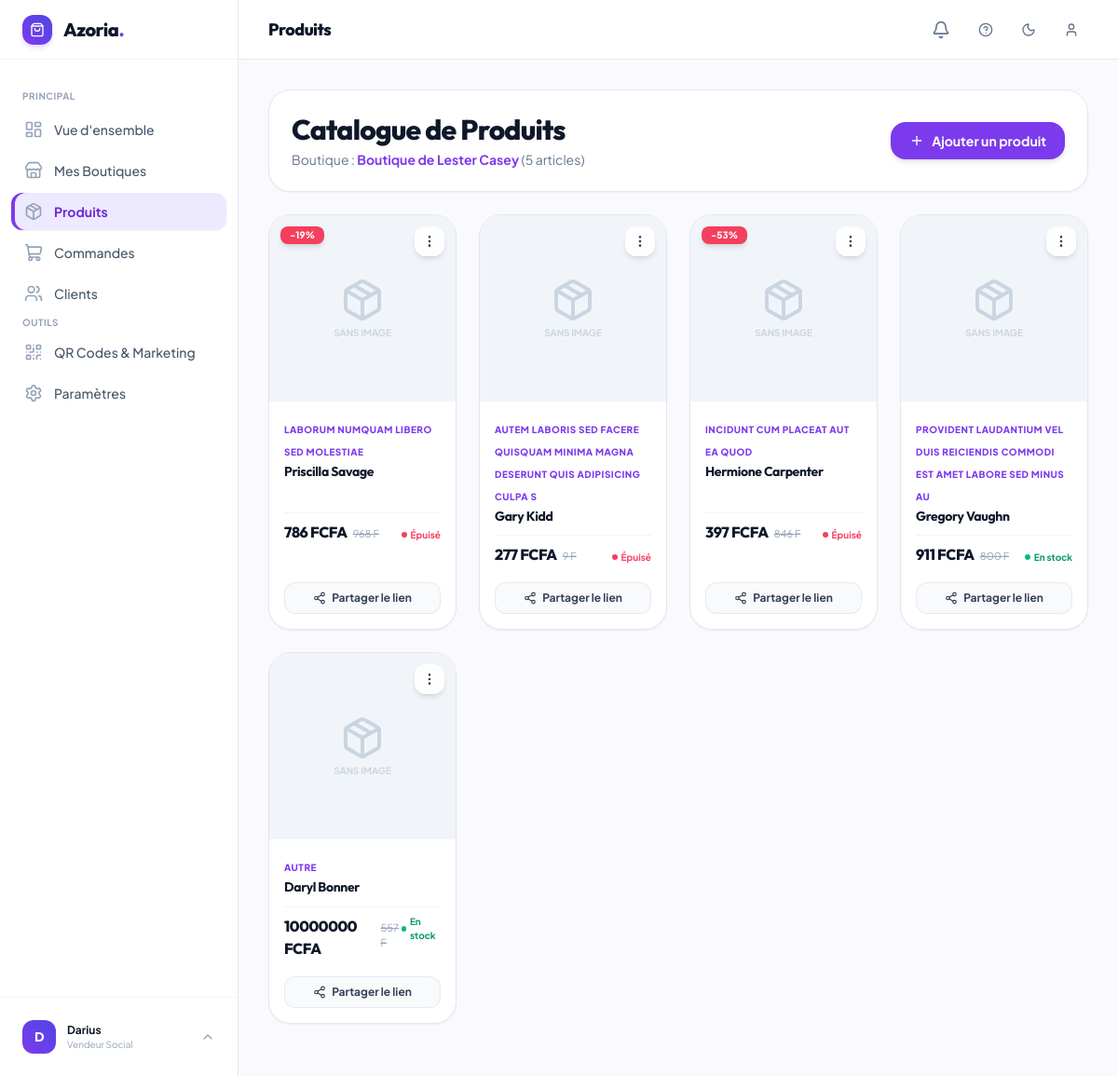
The page /boutique/produits/ (signed in) on the database as committed earlier.
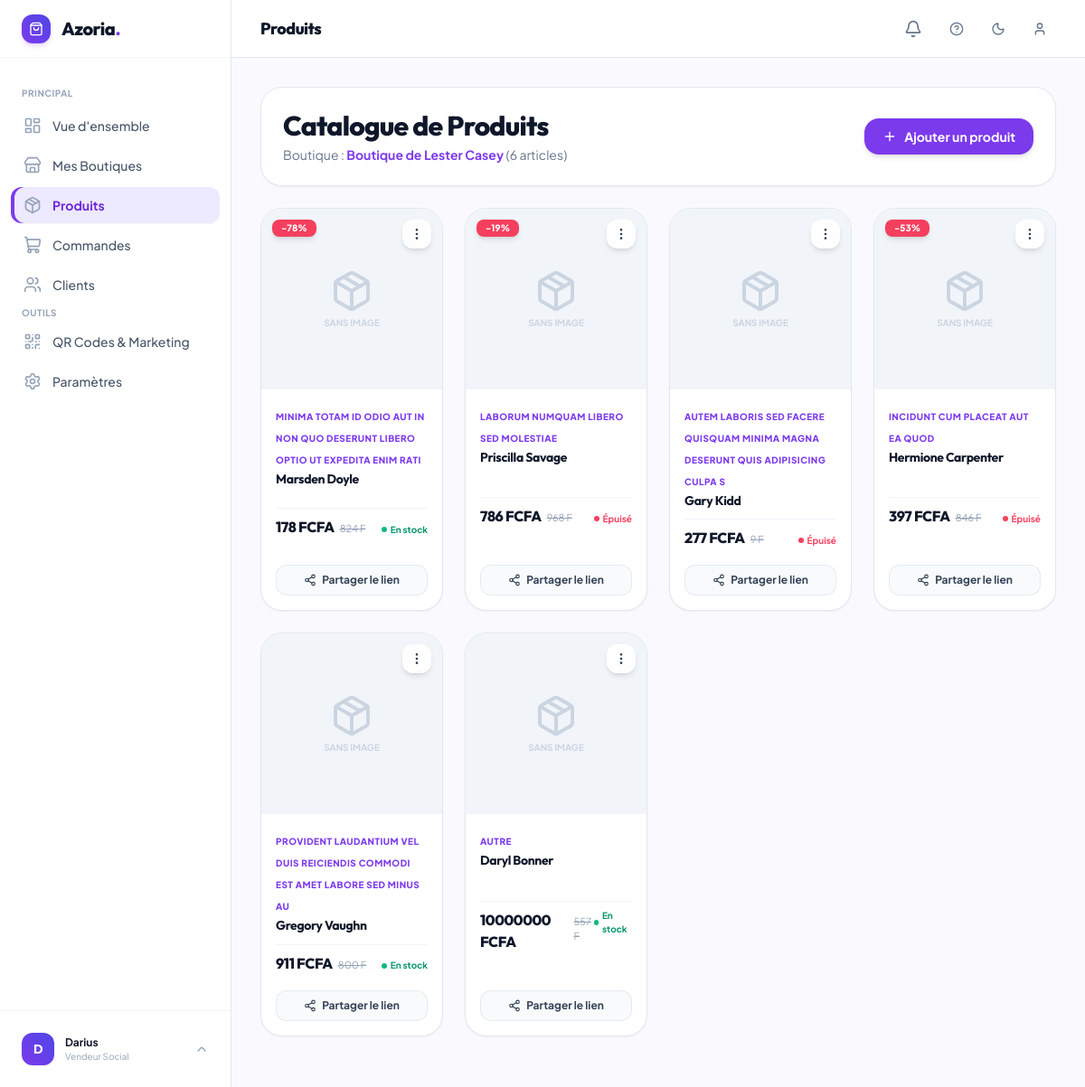
The same page on the database as committed later.
### apps/shop/models.py (models this page shows, shortened)
class ShopProduct(models.Model):
    uuid = models.UUIDField(default=uuid.uuid4, editable=False, unique=True)
    slug = models.SlugField(max_length=150, unique=True, blank=True)
    shop = models.ForeignKey(Shop, on_delete=models.CASCADE, related_name='products', verbose_name=_("Boutique"))
    name = models.CharField(max_length=150, verbose_name=_("Nom du produit"))
    category = models.CharField(max_length=80, blank=True, default="Général", verbose_name=_("Catégorie"))
    description = models.TextField(blank=True, verbose_name=_("Description du produit"))
    price = models.DecimalField(max_digits=10, decimal_places=2, verbose_name=_("Prix (FCFA)"))
    compare_price = models.DecimalField(max_digits=10, decimal_places=2, null=True, blank=True, verbose_name=_("Prix barré / Promo (FCFA)"))
    image = ProcessedImageField(upload_to=product_image_path,
                                processors=[ResizeToFit(1024, 1024)],
                                format='WEBP',
                                options={'quality': 85},
                                max_length=255,
                                blank=True, null=True, verbose_name=_("Image principale"))
    is_available = models.BooleanField(default=True, verbose_name=_("Disponible en stock"))
    stock = models.PositiveIntegerField(default=10, verbose_name=_("Quantité en stock"))
    track_stock = models.BooleanField(default=True, verbose_name=_("Suivre le stock"))
    created_at = models.DateTimeField(auto_now_add=True, verbose_name=_("Date d'ajout"))
    class Meta:
        verbose_name = _("Produit")
        verbose_name_plural = _("Produits")
        ordering = ['-created_at']
    @property
    def discount_percent(self):
        if self.compare_price and self.compare_price > self.price:
            diff = self.compare_price - self.price
            return int(round((diff / self.compare_price) * 100))
        return 0

### apps/shop/views.py (the view)
# urls.py: path('produits/', views.product_list, name='product_list'),
@login_required
def product_list(request):
    shop = Shop.objects.filter(owner=request.user).first()
    if not shop:
        messages.warning(request, "Veuillez d'abord créer une boutique.")
        return redirect('core:dashboard')
    products = ShopProduct.objects.filter(shop=shop).order_by('-created_at')
    return render(request, 'shop/product_list.html', {
        'shop': shop,
        'products': products,
    })

### templates/shop/product_list.html (shortened to what the changed rows need)
{% extends 'core/base_dashboard.html' %}
{% block header_title %}Produits{% endblock %}
{% block content %}
<div class="space-y-6" x-data="{ shareModalOpen: false, shareProduct: null, linkCopied: false }">
    <div class="flex flex-col sm:flex-row sm:items-center justify-between gap-4 bg-white dark:bg-slate-900 p-5 sm:p-6 rounded-3xl border border-slate-200 dark:border-slate-800 shadow-sm">
        <div>
            <h1 class="font-heading font-extrabold text-2xl sm:text-3xl text-slate-900 dark:text-white tracking-tight">Catalogue de Produits</h1>
            <p class="text-xs sm:text-sm text-slate-500 mt-1">Boutique : <span class="font-bold text-brand-600 dark:text-brand-400">{{ shop.name }}</span> ({{ products.count }} article{{ products.count|pluralize }})</p>
        </div>
    </div>
    {% if products %}
    <div class="grid grid-cols-1 sm:grid-cols-2 md:grid-cols-3 lg:grid-cols-4 gap-4 sm:gap-6">
        {% for product in products %}
        <div class="bg-white dark:bg-slate-900 rounded-3xl border border-slate-200 dark:border-slate-800 shadow-sm overflow-hidden flex flex-col justify-between hover:shadow-md transition-all group relative">
            <div class="aspect-square bg-slate-100 dark:bg-slate-800/60 relative overflow-hidden">
                {% if product.image %}
                    <img src="{{ product.image.url }}" alt="{{ product.name }}" loading="lazy" class="w-full h-full object-cover group-hover:scale-105 transition-transform duration-300">
                {% else %}
                    <div class="w-full h-full flex flex-col items-center justify-center text-slate-300 dark:text-slate-600">
                        <i data-lucide="package" class="w-12 h-12 mb-1"></i>
                        <span class="text-[10px] font-bold uppercase">Sans image</span>
                    </div>
                {% endif %}
                {% if product.discount_percent > 0 %}
                <span class="absolute top-3 left-3 bg-rose-500 text-white text-[10px] font-extrabold px-2.5 py-0.5 rounded-lg shadow-md">
                    -{{ product.discount_percent }}%
                </span>
                {% endif %}
                <div x-data="{ open: false }" @click.outside="open = false" class="absolute top-3 right-3 z-20">
                    <button @click="open = !open" class="p-2 rounded-xl bg-white/90 dark:bg-slate-800/90 shadow-md text-slate-700 dark:text-slate-200 hover:bg-white backdrop-blur-sm transition-colors focus:outline-none">
                        <i data-lucide="more-vertical" class="w-4 h-4"></i>
                    </button>
                </div>
            </div>
            <div class="p-4 space-y-2.5 flex-1 flex flex-col justify-between">
                <div>
                    <span class="text-[10px] font-extrabold text-brand-600 dark:text-brand-400 uppercase tracking-wider">{{ product.category|default:"Article" }}</span>
                    <h3 class="font-bold text-slate-900 dark:text-white text-sm line-clamp-1 leading-snug mt-0.5">{{ product.name }}</h3>
                </div>
                <div class="flex items-baseline justify-between pt-2 border-t border-slate-100 dark:border-slate-800">
                    <div class="flex items-baseline gap-1.5">
                        <span class="font-heading font-extrabold text-slate-900 dark:text-white text-base">{{ product.price|floatformat:0 }} FCFA</span>
                        {% if product.compare_price %}
                        <span class="text-[11px] text-slate-400 line-through">{{ product.compare_price|floatformat:0 }} F</span>
                        {% endif %}
                    </div>
                    {% if product.is_available %}
                    <span class="inline-flex items-center gap-1 text-[10px] font-bold text-emerald-600">
                        <span class="w-1.5 h-1.5 rounded-full bg-emerald-500"></span> En stock
                    </span>
                    {% else %}
                    <span class="inline-flex items-center gap-1 text-[10px] font-bold text-rose-500">
                        <span class="w-1.5 h-1.5 rounded-full bg-rose-500"></span> Épuisé
                    </span>
                    {% endif %}
                </div>
                <div class="pt-2 flex items-center gap-2">
                    <button @click="shareProduct = { id: '{{ product.uuid }}', name: '{{ product.name|escapejs }}', price: '{{ product.price|floatformat:0 }}', qrUrl: '{% url 'shop:product_qr' product.uuid %}', directUrl: '{{ request.scheme }}://{{ request.get_host }}{% url 'shop:detail' shop.uuid shop.slug %}?product={{ product.uuid }}' }; shareModalOpen = true;"
                            class="w-full py-2 px-3 rounded-xl bg-slate-50 dark:bg-slate-800 hover:bg-brand-50 text-slate-700 dark:text-slate-300 hover:text-brand-600 text-xs font-bold flex items-center justify-center gap-1.5 transition-colors border border-slate-200/80 dark:border-slate-700">
                        <i data-lucide="share-2" class="w-3.5 h-3.5"></i>
                        <span>Partager le lien</span>
                    </button>
                </div>
            </div>
        </div>
        {% endfor %}
    </div>
    {% endif %}
</div>
{% endblock %}

Rows that differ between the two databases and show on the page:
added ShopProduct: image "SANS IMAGE", discount_percent "78", category "MINIMA TOTAM ID ODIO AUT IN NON QUO DESERUNT LIBERO OPTIO UT EXPEDITA ENIM RATI", name "Marsden Doyle", price "178", compare_price "824", is_available True (drawn)
Other text that changed with them:
{{ products.count }}: "5" → "6"
